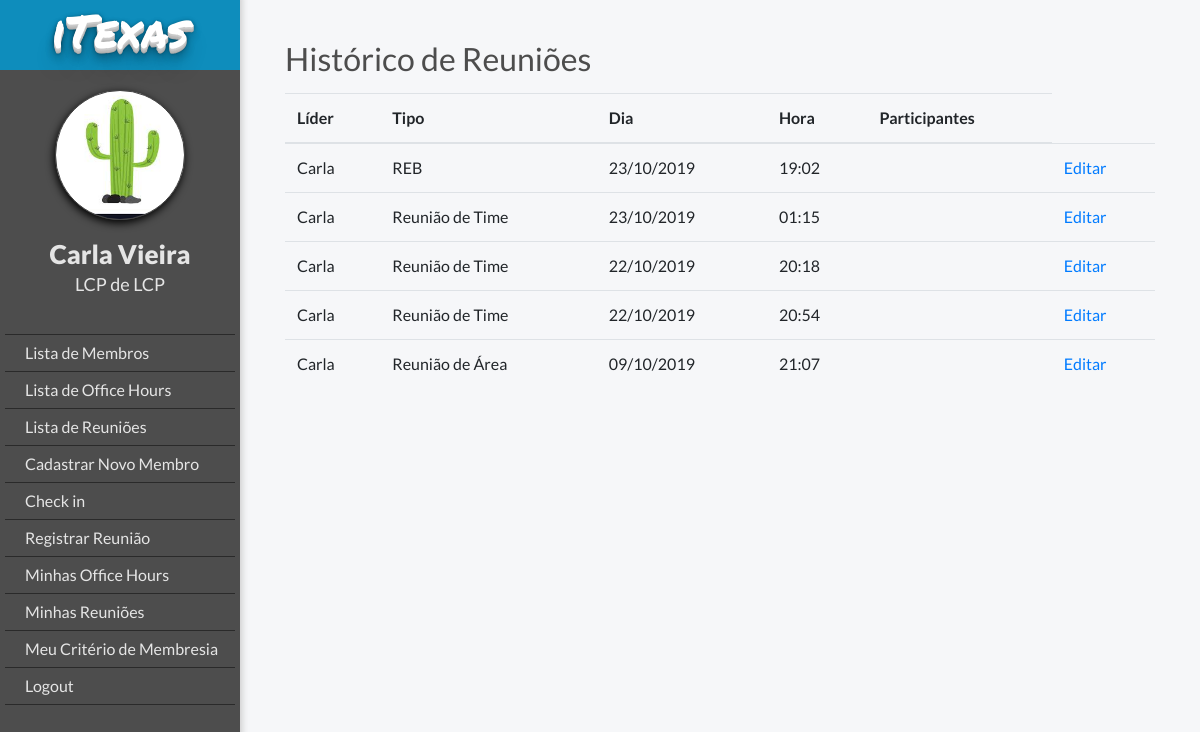
The app's page /meetings/my_meetings/ (signed in) with its own data.
### members/models.py (models this page shows, shortened)
class MyUser(AbstractBaseUser):
    POST = (('1,', 'LCP'), ('2', 'LCVP'), ('3', 'TLB'), ('4', 'Membro'))
    DEPARTMENT = (
    ('1', 'LCP'), ('2', 'PM'), ('3', 'F&L'), ('4', 'B2C'), ('5', 'B2B'), ('6', 'OGE'), ('7', 'OGT'), ('8', 'OGV'),
    ('9', 'IGE'), ('10', 'IGT'),)
    email = models.EmailField(verbose_name='E-mail', max_length=255, unique=True)
    podio_code = models.CharField(max_length=10, verbose_name='ID do Podio', unique=True)
    first_name = models.CharField(max_length=20, verbose_name='Nome')
    last_name = models.CharField(max_length=20, verbose_name='Sobrenome')
    post = models.CharField(max_length=2, choices=POST, blank=True, null=True, verbose_name='Cargo')
    department = models.CharField(max_length=2, choices=DEPARTMENT, blank=True, null=True, verbose_name='Área')
    leader = models.ForeignKey("MyUser", blank=True, null=True, on_delete=models.SET_NULL, verbose_name='Líder')
    is_working = models.BooleanField(default=False)
    is_active = models.BooleanField(default=True, verbose_name='Está ativo')
    is_admin = models.BooleanField(default=False, verbose_name='É administrador')
    objects = MyUserManager()
    USERNAME_FIELD = 'podio_code'
    REQUIRED_FIELDS = ['email', 'first_name']

### meetings/models.py (models this page shows, shortened)
class Meeting(models.Model):
    MEETINGS = (('REB', 'REB'), ('RA', 'Reunião de Área'), ('RT', 'Reunião de Time'), ('LR', 'Reunião de LR'),
                ('CN', 'Reunião de Corner'))
    type = models.CharField(max_length=3, choices=MEETINGS, blank=True, null=True, verbose_name='Tipo da Reunião')
    leader = models.ForeignKey(MyUser, verbose_name='Líder', on_delete=models.CASCADE)
    date = models.DateField(verbose_name='Dia', default=date.today)
    time = models.TimeField(verbose_name='Hora', default=timezone.now)

### meetings/views.py (the view)
# urls.py: path('my_meetings/', views.my_meetings, name='my_meetings'),
def my_meetings(request):
    meetings = Meeting.objects.filter(leader=request.user).order_by('-date')
    return render(request, 'meeting/my_meetings.html', {'meetings': meetings, 'request_user': request.user})

### templates/meeting/my_meetings.html
{% extends "base.html" %}
{% if user.is_authenticated %}
    {% block body_block %}
        <h2 class="title">Histórico de Reuniões</h2>
        <table class="table">
            <thead>
            <tr>
                <th class="table-column">Líder</th>
                <th class="table-column">Tipo</th>
                <th class="table-column">Dia</th>
                <th class="table-column">Hora</th>
                <th class="table-column">Participantes</th>
            </tr>
            </thead>
                <tbody>
            {% for meeting in meetings %}
                <tr>
                    <td>{{ meeting.leader.first_name }}</td>
                    <td>{{ meeting.get_type_display }}</td>
                    <td>{{ meeting.date|date:'d/m/Y' }}</td>
                    <td>{{ meeting.time|time:'H:i' }} </td>
                    <td>{{ meeting.participants.first_name }} </td>
                    <td><a href="{% url 'meeting_edit' meeting.id %}">Editar</a></td>
                </tr>
            {% endfor %}
                </tbody>
                </table>
    {% endblock %}
{% else %}
    <h2>Logar</h2>
{% endif %}

### templates/base.html (shortened to what this page needs)
{% load static %}
<!DOCTYPE html>
<html lang="en">
<head>
    <link rel="stylesheet" href="https://stackpath.bootstrapcdn.com/bootstrap/4.3.1/css/bootstrap.min.css"
>
    <link rel="stylesheet" href="https://maxcdn.bootstrapcdn.com/font-awesome/4.5.0/css/font-awesome.min.css">
    <link rel="stylesheet" href="{% static 'css/style.css' %}">
</head>
<body>
{% if user.is_authenticated %}
    <div class="ogr-container">
    <div class="page-body">
    <div class="lateral-menu">
        <div class="logo-area">
            <h2 class="logo-mobile">iTexas</h2>
        </div>
        <div class="menu-area">
            <div class="profile-picture"></div>
            <div class="member-infos">
                <a class="member-name" href="{% url 'member_edit' user.podio_code %}">{{ request_user.first_name }} {{ request_user.last_name }}</a>
                <h3 class="member-area">{{ request_user.get_post_display }} de {{ request_user.get_department_display }}</h3>
            </div>
            <ul class="function-list">
                {% if user.is_admin %}
                <li><a href="{% url 'member_list' %}" class="button">Lista de Membros</a></li>
                <li><a href="{% url 'officehour_list' %}" class="button">Lista de Office Hours</a></li>
                <li><a href="{% url 'meeting_list' %}" class="button">Lista de Reuniões</a></li>
                <li><a href="{% url 'register' %}" class="button">Cadastrar Novo Membro</a></li>
                {% endif %}
                {% if user.is_working %}
                    <li><a href="{% url 'check' %}" class="button">Check out</a></li>
                {% else %}
                    <li><a href="{% url 'check' %}" class="button">Check in</a></li>
                {% endif %}
                <li><a href="{% url 'new_meeting' %}" class="button">Registrar Reunião</a></li>
                <li><a href="{% url 'office_hours_history' %}" class="button">Minhas Office Hours</a></li>
                <li><a href="{% url 'my_meetings' %}" class="button">Minhas Reuniões</a></li>
                <li><a href="{% url 'member_report' user.podio_code %}" class="button">Meu Critério de Membresia</a></li>
                {% if user.is_authenticated %}
                    <li><a href="{% url 'user_logout' %}">Logout</a></li>
                {% else %}
                    <li><a class="navbar-link" href="{% url 'user_login' %}">Login</a></li>
                {% endif %}
            </ul>
        </div>
    </div>
    <div  id="body-content" class="body-content">
        <div class="body-container">
            {% block body_block %}
            {% endblock %}
        </div>
    </div>
{% endif %}
</div>
</body>
</html>

### static/css/style.css (style rules this page uses)
* { font-family: 'Lato', sans-serif; font-size: 16px; }
body { background-color: #f6f7f9; }
.ogr-container { display: flex; justify-content: center; align-items: center; margin: 0 auto; background-color: #f6f7f9; flex-direction: column; }
.body-content { width: 100%; }
.profile-picture { border: 1px #444444 solid; background-position: center; background-size: cover; width: 150px; height: 150px; border-radius: 75px; box-shadow: -1px 3px 8px 0px #000000; }
.member-infos .member-name { margin-top: 15px; font-size: 26px; font-weight: 800; }
.member-infos .member-area { font-size: 18px; font-weight: 500; }
.page-body { width: 100%; display: flex; margin: 0 auto; }
.page-body .lateral-menu { max-width: 300px; width: 300px; background-color: #4D4D4D; float: left; box-shadow: 1px -6px 7px 1px #cccccc; }
.menu-area { display: flex; flex-direction: column; align-items: center; padding: 20px 5px; }
.page-body .lateral-menu .logo-area { display: flex; justify-content: center; align-items: center; background-color: #4AB9F1; height: 70px; color: #FFFFFF; background: #0e8dbc; text-shadow: 0 1px 0 #CCCCCC, 0 2px 0 #c9c9c9, 0 3px 0 #bbb, 0 4px 0 #b9b9b9, 0 5px 0 #aaa, 0 6px 1px rgba(0,0,0,.1), 0 0 5px rgba(0,0,0,.1), 0 1px 3px rgba(0,0,0,.3), 0 3px 5px rgba(0,0,0,.2), 0 5px 10px rgba(0,0,0,.25), 0 10px 10px rgba(0,0,0,.2), 0 20px 20px rgba(0,0,0,.15); }
.logo-mobile { font-family: 'Permanent Marker', cursive; font-size: 46px; font-weight: 300; }
.lateral-menu .profile-picture { width: 130px; height: 130px; }
.lateral-menu .member-infos { display: flex; flex-direction: column; align-items: center; color: #e5e5e5; }
.lateral-menu ul { display: flex; align-items: center; flex-direction: column; padding-top: 4rem; color: white; font-weight: 900; list-style-type: none; padding: 30px 0; list-style-type: none; width: 100%; cursor: pointer; }
.lateral-menu li { padding: 6px 0 6px 20px; border-bottom: 1px #2a2a2a solid; width: 100%; cursor: pointer; font-size: 16px; }
.lateral-menu a { color: #e5e5e5; font-weight: normal; }
.lateral-menu li:first-child { border-top: 1px #2a2a2a solid; }
.body-container { padding: 40px 45px; }
.body-container .title { font-size: 32px; color: #4D4D4D; font-weight: 400; }
.body-container .table { margin-top: 15px; }

### records on screen
MyUser: first_name "Carla", last_name "Vieira", post "LCP", department "LCP"
Meeting: leader.first_name "Carla", type "REB", date "23/10/2019", time "19:02"
Meeting: leader.first_name "Carla", type "Reunião de Time", date "23/10/2019", time "01:15"
Meeting: leader.first_name "Carla", type "Reunião de Time", date "22/10/2019", time "20:18"
Meeting: leader.first_name "Carla", type "Reunião de Time", date "22/10/2019", time "20:54"
Meeting: leader.first_name "Carla", type "Reunião de Área", date "09/10/2019", time "21:07"
